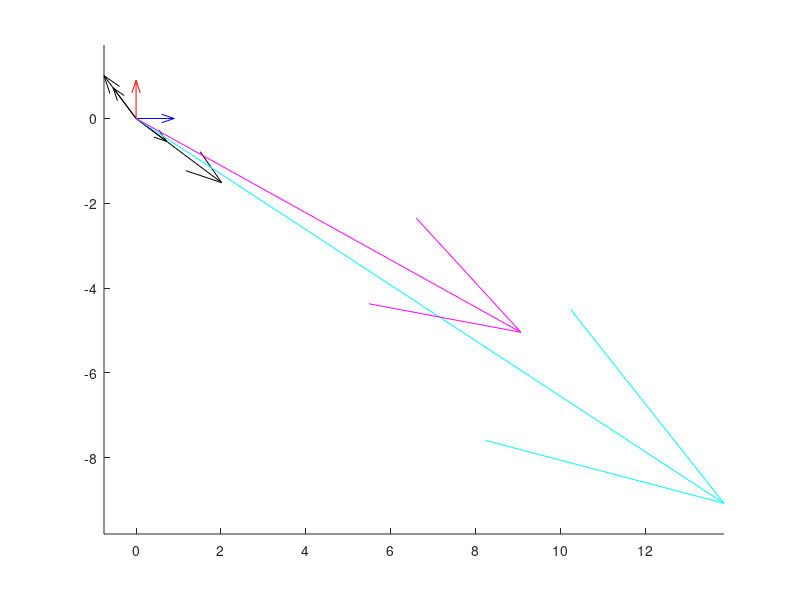

This figure's MATLAB source:
T = [46 24; -24 -4]/10;
[evecs,evals] = eig(T)
v1 = evecs(:,1); % first eigenvector
v2 = evecs(:,2); % second eigenvector
u1 = T*v1;
u2 = T*v2;
clf; % clears the figure of previous plots
hold on
quiver(0, 0, u1(1), u1(2), 'Color', 'k');
quiver(0, 0, u2(1), u2(2), 'Color', 'k');
quiver(0, 0, v1(1), v1(2), 'Color', 'k');
quiver(0, 0, v2(1), v2(2), 'Color', 'k');
x = [1; 0];
y = [0; 1];
quiver(0,0,x(1),x(2), 'Color', 'b');
quiver(0,0,y(1),y(2), 'Color', 'r');
x1 = T*T*x;
y1 = T*T*y;
quiver(0,0,x1(1),x1(2), 'Color', 'c');
quiver(0,0,y1(1),y1(2), 'Color', 'm');
axis equal
